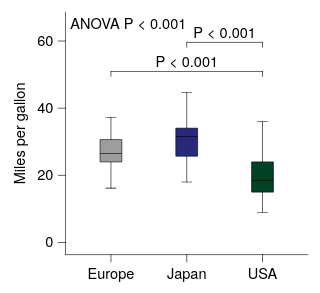

Write a Vega-Lite specification for this figure.
### Vega-Lite specification from a JSON file in a GitHub repository (floating-point values rounded to 4 significant figures; data arrays with more than 128 entries replaced by an {"elided": "..."} marker saying what was removed)
{"background": null, "config": {"arc": {"fill": "#DBDBDB", "fillOpacity": 1.0, "innerRadius": 25.0, "padAngle": 0.03, "stroke": "black", "strokeOpacity": 1, "strokeWidth": 0.25}, "area": {"fill": "#DBDBDB", "fillOpacity": 1.0, "stroke": "black", "strokeOpacity": 1, "strokeWidth": 0.25}, "axis": {"domain": true, "domainCap": "round", "domainColor": "black", "domainWidth": 0.25, "grid": false, "gridCap": "round", "gridColor": "#F1F1F1", "gridDash": [0, 0], "gridOpacity": 1.0, "gridWidth": 0.25, "labelColor": "black", "labelFont": "Helvetica Neue, HelveticaNeue, Helvetica, Arial, sans-serif", "labelFontSize": 6, "labelFontStyle": "normal", "labelFontWeight": 400, "offset": 0, "ticks": true, "tickCap": "round", "tickColor": "black", "tickRound": false, "tickSize": 3.0, "tickWidth": 0.25, "titleColor": "black", "titleFont": "Helvetica Neue, HelveticaNeue, Helvetica, Arial, sans-serif", "titleFontSize": 6, "titleFontStyle": "normal", "titleFontWeight": 400}, "axisX": {"domain": true, "labelAlign": "center", "labelAngle": 0, "labels": true, "ticks": true, "translate": 0}, "axisY": {"domain": true, "labelAlign": "right", "labelAngle": 0, "labels": true, "ticks": true, "translate": 0}, "axisRight": {"domain": true, "labelAlign": "left", "labelAngle": 0, "labels": true, "ticks": true, "translate": 0}, "axisTop": {"domain": true, "labelAlign": "center", "labelAngle": 0, "labels": true, "ticks": true, "translate": 0}, "axisBand": {"tickOffset": 0}, "bar": {"fill": "#DBDBDB", "fillOpacity": 1.0, "stroke": "black", "strokeOpacity": 1, "strokeWidth": 0.25}, "boxplot": {"size": 9.0, "ticks": {"cornerRadius": 0.25, "fill": "black", "opacity": 1, "size": 4.5, "thickness": 0.25}, "box": {"fillOpacity": 1.0, "stroke": "black", "strokeOpacity": 1, "strokeWidth": 0.25}, "median": {"cornerRadius": 0, "fill": "black", "fillOpacity": 1.0, "opacity": 1, "size": 9.0, "thickness": 0.25}, "rule": {"fill": "black", "fillOpacity": 1.0, "size": 10.0, "stroke": "black", "strokeDash": [0, 0], "strokeOpacity": 1, "strokeWidth": 0.25}, "outliers": {"color": "black", "fill": "black", "fillOpacity": 1.0, "size": 0, "stroke": "black", "strokeOpacity": 1, "strokeWidth": 0.25}}, "circle": {"fill": "black", "fillOpacity": 1.0, "size": 1.25, "stroke": null, "strokeOpacity": 1, "strokeWidth": 0.25}, "errorband": {"band": {"fillOpacity": 0.6, "stroke": null, "strokeWidth": 0.25, "strokeOpacity": 1}, "borders": {"opacity": 0, "strokeOpacity": 1, "strokeWidth": 0.25}}, "errorbar": {"opacity": 1, "rule": {"strokeDash": [0, 0], "strokeWidth": 0.25}, "ticks": {"color": "black", "cornerRadius": 0.125, "opacity": 1, "size": 6.0, "thickness": 0.25}, "thickness": 0.25}, "font": "Helvetica Neue, HelveticaNeue, Helvetica, Arial, sans-serif", "geoshape": {"fill": "#DBDBDB", "fillOpacity": 1.0, "stroke": "black", "strokeOpacity": 1, "strokeWidth": 0.25}, "header": {"labelColor": "black", "labelFont": "Helvetica Neue, HelveticaNeue, Helvetica, Arial, sans-serif", "labelFontSize": 6, "labelFontStyle": "normal", "labelFontWeight": 400, "titleColor": "black", "titleFont": "Helvetica Neue, HelveticaNeue, Helvetica, Arial, sans-serif", "titleFontSize": 6, "titleFontStyle": "normal", "titleFontWeight": 400, "titlePadding": 0}, "legend": {"disable": false, "offset": 4.5, "titlePadding": 4, "labelOffset": 2, "gradientLabelOffset": 2, "columnPadding": 4, "rowPadding": 2, "gradientThickness": 5, "gradientOpacity": 1.0, "gradientStrokeColor": "black", "gradientStrokeWidth": 0.25, "labelColor": "black", "labelFont": "Helvetica Neue, HelveticaNeue, Helvetica, Arial, sans-serif", "labelFontSize": 6, "labelFontStyle": "normal", "labelFontWeight": 400, "strokeColor": "black", "strokeWidth": 0, "symbolSize": 36, "symbolStrokeColor": "black", "symbolStrokeWidth": 0.25, "titleColor": "black", "titleFont": "Helvetica Neue, HelveticaNeue, Helvetica, Arial, sans-serif", "titleFontSize": 6, "titleFontStyle": "normal", "titleFontWeight": 400}, "line": {"color": "black", "stroke": "black", "strokeCap": "butt", "strokeDash": [0, 0], "strokeOpacity": 1, "strokeWidth": 0.5}, "point": {"filled": true, "fill": "#DBDBDB", "fillOpacity": 1.0, "size": 5.0, "stroke": "black", "strokeOpacity": 1, "strokeWidth": 0.25}, "range": {"category": ["#9D9D9D", "#28287D", "#004225", "#47266F", "#00605D", "#DBDBDB", "#7983C1", "#6E927B", "#937FB4", "#699A97"], "diverging": {"scheme": ["#4F4265", "#6A5C82", "#85789D", "#A196B7", "#BDB5CE", "#D8D6DD", "#F6F6F6", "#CED8D7", "#9DBFBD", "#75A3A0", "#518683", "#326967", "#164D4B"]}, "heatmap": {"scheme": ["#440154", "#472270", "#433E82", "#38598C", "#2C728E", "#238A8D", "#24A086", "#39B578", "#5DC862", "#96D646", "#CAE02D", "#FDE724"]}, "ordinal": {"scheme": ["#F1F1F1", "#DBDBDB", "#C6C6C6", "#B2B2B2", "#9D9D9D", "#898989", "#767676", "#636363", "#515151", "#404040", "#2F2F2F", "#1F1F1F"]}, "ramp": {"scheme": ["#440154", "#472270", "#433E82", "#38598C", "#2C728E", "#238A8D", "#24A086", "#39B578", "#5DC862", "#96D646", "#CAE02D", "#FDE724"]}}, "rule": {"color": "black", "stroke": "black", "strokeCap": "round", "strokeDash": [2, 2], "strokeOpacity": 1, "strokeWidth": 0.25}, "scale": {"barBandPaddingInner": 0.1, "rectBandPaddingInner": 0, "tickBandPaddingInner": 0.1, "bandPaddingOuter": 0.1, "bandWithNestedOffsetPaddingInner": 0.2, "bandWithNestedOffsetPaddingOuter": 0.2, "offsetBandPaddingInner": 0, "offsetBandPaddingOuter": 0, "continuousPadding": 5.0, "round": false}, "rect": {"fill": "#DBDBDB", "fillOpacity": 1.0, "stroke": "black", "strokeOpacity": 1, "strokeWidth": 0.25}, "square": {"fill": "#DBDBDB", "fillOpacity": 1.0, "size": 10.0, "stroke": "black", "strokeOpacity": 1, "strokeWidth": 0.25}, "text": {"color": "black", "font": "Helvetica Neue, HelveticaNeue, Helvetica, Arial, sans-serif", "fontSize": 6, "fontStyle": "normal", "fontWeight": 400}, "tick": {"color": "black", "cornerRadius": 0.125, "opacity": 1.0, "size": 9.0, "thickness": 0.25}, "title": {"anchor": "middle", "frame": "group", "color": "black", "font": "Helvetica Neue, HelveticaNeue, Helvetica, Arial, sans-serif", "fontSize": 6, "fontStyle": "normal", "fontWeight": 400, "subtitleColor": "black", "subtitleFont": "Helvetica Neue, HelveticaNeue, Helvetica, Arial, sans-serif", "subtitleFontSize": 6, "subtitleFontStyle": "normal", "subtitleFontWeight": 400}, "trail": {"color": "black", "opacity": 1, "size": 0.5}, "view": {"continuousWidth": 100, "continuousHeight": 100, "discreteWidth": 100, "discreteHeight": 100, "fill": null, "stroke": null, "strokeWidth": 0.25}}, "layer": [{"data": {"name": "data-84942684f44a0939f6e50b33ec91a880"}, "mark": {"type": "boxplot"}, "encoding": {"color": {"field": "Origin", "legend": null, "type": "nominal"}, "x": {"field": "Origin", "sort": ["Europe", "Japan", "USA"], "title": null, "type": "nominal"}, "y": {"field": "Miles_per_Gallon", "title": "Miles per gallon", "type": "quantitative", "scale": {"nice": false}}}}, {"layer": [{"data": {"values": [{"__dysonsphere__": 1}]}, "mark": {"type": "text", "align": "left", "angle": 0, "baseline": "top", "dx": 0, "dy": 0, "fontSize": 6, "opacity": 1.0}, "encoding": {"text": {"value": "ANOVA P < 0.001"}, "x": {"value": 2}, "y": {"value": 2}}}, {"layer": [{"data": {"values": [{"x": "Europe", "x2": "USA", "y": 46.6, "__dysonsphere__": 1}]}, "mark": {"type": "rule", "strokeCap": "round", "strokeDash": [0, 0], "strokeWidth": 0.25, "yOffset": -6.0}, "encoding": {"x": {"value": 18.75}, "x2": {"value": 81.25}, "y": {"field": "y", "scale": {"domainMax": 65.0, "nice": false}, "type": "quantitative"}}}, {"data": {"values": [{"x": "Europe", "y": 46.6, "y2": 46.6, "__dysonsphere__": 1}]}, "mark": {"type": "rule", "strokeCap": "round", "strokeDash": [0, 0], "strokeWidth": 0.25, "y2Offset": -4.0, "yOffset": -6.0}, "encoding": {"x": {"value": 18.75}, "y": {"field": "y", "type": "quantitative", "scale": {"nice": false}}, "y2": {"field": "y2"}}}, {"data": {"values": [{"x": "USA", "y": 46.6, "y2": 46.6, "__dysonsphere__": 1}]}, "mark": {"type": "rule", "strokeCap": "round", "strokeDash": [0, 0], "strokeWidth": 0.25, "y2Offset": -4.0, "yOffset": -6.0}, "encoding": {"x": {"value": 81.25}, "y": {"field": "y", "type": "quantitative", "scale": {"nice": false}}, "y2": {"field": "y2"}}}, {"data": {"values": [{"y": 46.6, "label": "P < 0.001", "__dysonsphere__": 1}]}, "mark": {"type": "text", "align": "center", "dy": -10.0, "fontSize": 6}, "encoding": {"text": {"field": "label", "type": "nominal"}, "x": {"value": 50.0}, "y": {"field": "y", "type": "quantitative", "scale": {"nice": false}}}}]}, {"layer": [{"data": {"values": [{"x": "Japan", "x2": "USA", "y": 46.6, "__dysonsphere__": 1}]}, "mark": {"type": "rule", "strokeCap": "round", "strokeDash": [0, 0], "strokeWidth": 0.25, "yOffset": -18.0}, "encoding": {"x": {"value": 50.0}, "x2": {"value": 81.25}, "y": {"field": "y", "type": "quantitative", "scale": {"nice": false}}}}, {"data": {"values": [{"x": "Japan", "y": 46.6, "y2": 46.6, "__dysonsphere__": 1}]}, "mark": {"type": "rule", "strokeCap": "round", "strokeDash": [0, 0], "strokeWidth": 0.25, "y2Offset": -16.0, "yOffset": -18.0}, "encoding": {"x": {"value": 50.0}, "y": {"field": "y", "type": "quantitative", "scale": {"nice": false}}, "y2": {"field": "y2"}}}, {"data": {"values": [{"x": "USA", "y": 46.6, "y2": 46.6, "__dysonsphere__": 1}]}, "mark": {"type": "rule", "strokeCap": "round", "strokeDash": [0, 0], "strokeWidth": 0.25, "y2Offset": -16.0, "yOffset": -18.0}, "encoding": {"x": {"value": 81.25}, "y": {"field": "y", "type": "quantitative", "scale": {"nice": false}}, "y2": {"field": "y2"}}}, {"data": {"values": [{"y": 46.6, "label": "P < 0.001", "__dysonsphere__": 1}]}, "mark": {"type": "text", "align": "center", "dy": -22.0, "fontSize": 6}, "encoding": {"text": {"field": "label", "type": "nominal"}, "x": {"value": 65.62}, "y": {"field": "y", "type": "quantitative", "scale": {"nice": false}}}}]}], "name": "__dysonsphere_a8072f9dd9668dfd_13"}], "$schema": "https://vega.github.io/schema/vega-lite/v6.4.1.json", "datasets": {"data-84942684f44a0939f6e50b33ec91a880": {"elided": "398 records"}}}
